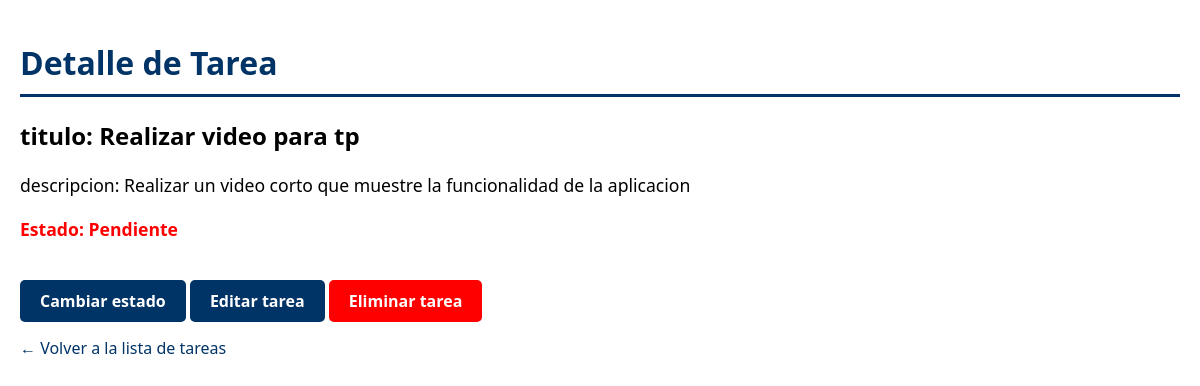
Screenshot of /tareas/7/ with the database file from the repository.
### tareas/models.py (models this page shows, shortened)
class Tarea(models.Model):
    titulo = models.CharField(max_length=255)
    descripcion = models.TextField(blank=True, null=True)
    completada = models.BooleanField(default=False)
    fecha_creacion = models.DateTimeField(auto_now_add=True)

### tareas/views.py (the view)
# urls.py: path('tareas/<int:tarea_id>/', views.detalle_tarea, name='detalle_tarea'),
def detalle_tarea(request, tarea_id):
    tarea = get_object_or_404(Tarea, pk=tarea_id)
    return render(request, 'tareas/detalle_tarea.html', {'tarea': tarea})

### tareas/templates/tareas/detalle_tarea.html (shortened to what this page needs)
<!DOCTYPE html>
<html lang="es">
<head>
</head>
<body>
    <h1>Detalle de Tarea</h1>
    <h2>titulo: {{ tarea.titulo }}</h1>
    <p>descripcion: {{ tarea.descripcion }}</p>
    <p class="estado {% if tarea.completada %}completada{% else %}pendiente{% endif %}">
        Estado: {% if tarea.completada %}Completada{% else %}Pendiente{% endif %}
    </p>
    <a href="{% url 'cambiar_estado_tarea' tarea.id %}" class="button">Cambiar estado</a>
<a href="{% url 'editar_tarea' tarea.id %}" style="color: #ffffff; font-weight: bold;" class="button">Editar tarea</a>
    <a href="{% url 'eliminar_tarea' tarea.id %}"
    onclick="return confirm('¿Estás seguro de que quieres eliminar esta tarea?');"
    style="color: rgb(255, 255, 255); font-weight: bold;" class="button2">
    Eliminar tarea
    </a>
    <br />
    <a href="{% url 'listar_tareas' %}" class="back-link">← Volver a la lista de tareas</a>
</body>
</html>

### tareas/templates/tareas/detalle_tarea.html (style rules this page uses)
body { background-color: #ffffff; color: #000000; font-family: 'Segoe UI', Tahoma, Geneva, Verdana, sans-serif; margin: 0; padding: 20px; }
h1 { color: #003366; border-bottom: 3px solid #003366; padding-bottom: 10px; }
p { font-size: 1.1em; line-height: 1.5; }
.estado { font-weight: bold; color: #000000; margin-top: 10px; }
.pendiente { color: red; }
a.button2 { display: inline-block; margin-top: 20px; padding: 10px 20px; background-color: #ff0000; color: white; text-decoration: none; border-radius: 5px; font-weight: bold; transition: background-color 0.3s ease; }
a.button { display: inline-block; margin-top: 20px; padding: 10px 20px; background-color: #003366; color: white; text-decoration: none; border-radius: 5px; font-weight: bold; transition: background-color 0.3s ease; }
a.back-link { display: inline-block; margin-top: 15px; color: #003366; text-decoration: none; }

### rows the page displays
Tarea: titulo "Realizar video para tp", descripcion "Realizar un video corto que muestre la funcionalidad de la aplicacion"
